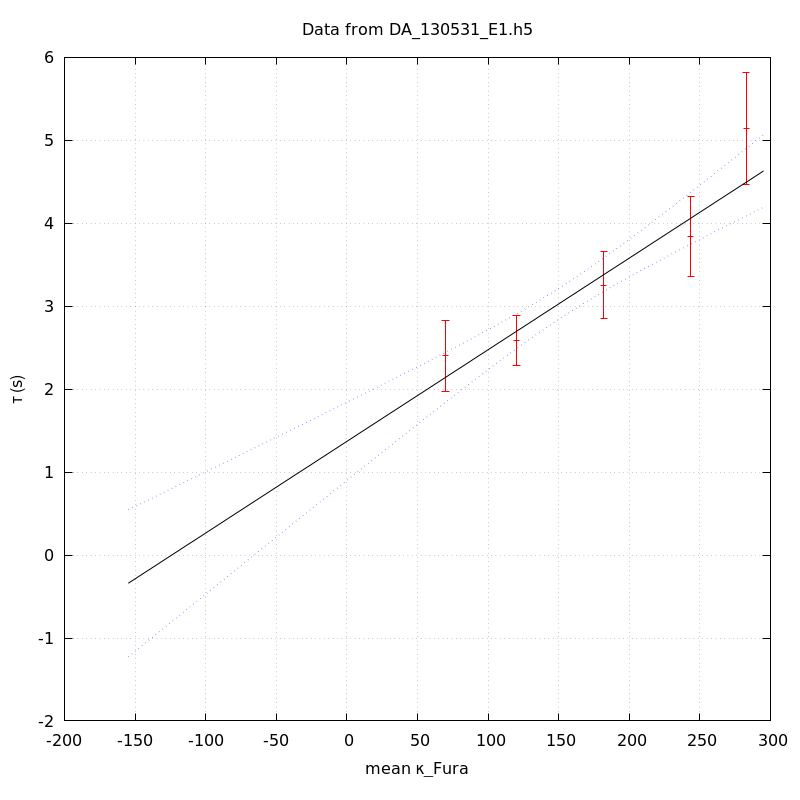

Source code (gnuplot):
unset key
set grid
set ylabel 'τ (s)'
set xlabel 'mean κ_Fura' noenhanced
set title 'Data from DA_130531_E1.h5' noenhanced
set xrange [-1000<*:*]
plot 'DA_130531_E1_aba_tau_vs_mean_kappa' index 0 using 1:2:(1.96*$3) linecolor rgb 'red' with yerrorbars,\
'' index 1 using 1:2 with lines linecolor rgb 'black',\
'' index 1 using 1:3 with lines linecolor rgb 'blue' lt 'dotted',\
'' index 1 using 1:4 with lines linecolor rgb 'blue' lt 'dotted'
